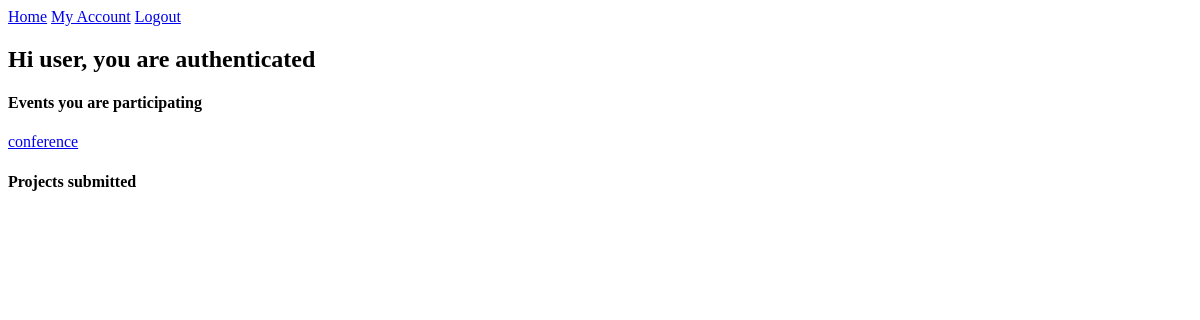
Page /user/my-account/ (signed in) on the earlier database version.
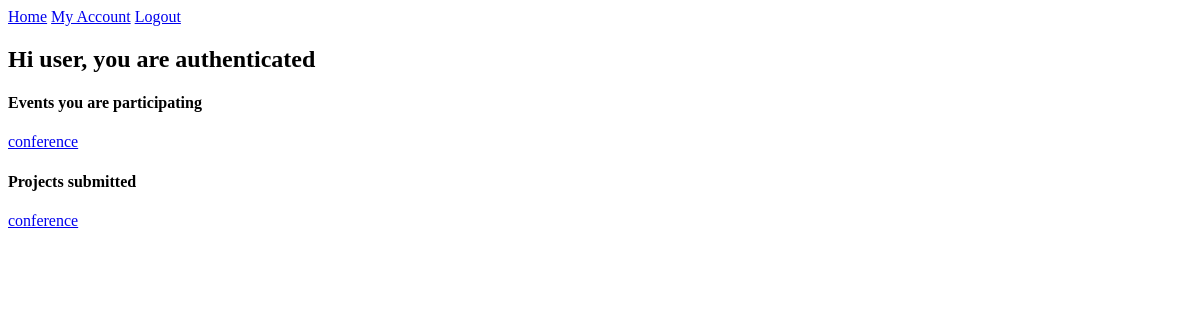
Same page on the later database version.
### users/models.py (models this page shows)
class User(AbstractUser):
    username = models.CharField(max_length=100, null=True, blank=True)
    name = models.CharField(max_length=100)
    email = models.EmailField(unique=True)
    bio = models.TextField(null= True, blank=True)
    hackthon_participant = models.BooleanField(default=True, null=False)
    USERNAME_FIELD = 'email' #makes username exempted
    REQUIRED_FIELDS = ['username']    #a must use when you use USERNAME_FIELD
    def __str__(self):
        return self.name

### core/models.py (models this page shows, shortened)
class Event(models.Model):
    name = models.CharField(max_length=200)
    description = models.TextField( null=True, blank=True)
    participants = models.ManyToManyField(User, blank=True, related_name='events')
    date = models.DateTimeField()
    updated = models.DateTimeField(auto_now=True)
    created = models.DateTimeField(auto_now_add=True)

class Submission(models.Model):
    participant = models.ForeignKey(User, on_delete = models.SET_NULL, null=True, related_name="submissions")
    event = models.ForeignKey(Event, on_delete=models.SET_NULL, null=True)
    details = models.TextField(null=True, blank=True)

### users/views.py (the view, shortened to what this page needs)
# urls.py: path('my-account/', Account.as_view(), name="account"),
class Account(View):
    def get(self, request):
        context = {}
        return render(request, 'users/account.html', context)

### templates/users/account.html (shortened to what this page needs)
{% extends 'base.html' %}
{% block content %}
<h2>Hi {{user}}, you are authenticated</h2>
<div>
    <h4>Events you are participating</h4>
    {% for e in user.events.all %}
    <a href="{% url 'event' e.id %}">{{e.name}}</a><br>
    {% endfor %}
</div>
<div>
    <h4>Projects submitted</h4>
    {% for sub in user.submissions.all %}
    <a href="{% url 'update-submission' sub.id %}">{{sub.event.name}}</a><br>
    {% endfor %}
</div>
{% endblock content %}

### templates/base.html (shortened to what this page needs)
<!DOCTYPE html>
<html lang="en">
<head>
</head>
<body>
    {% include 'partials/navbar.html' %}
    {% block content %}
    {% endblock content %}
</body>
</html>

### templates/partials/navbar.html
<nav>
    <a href="/">Home</a>
    {% if request.user.is_authenticated %}
    <a href="{% url 'account' %}">My Account</a>
    <a href="{% url 'logout' %}">Logout</a>
    {% else %}
    <a href="{% url 'login' %}">Login</a>
    {% endif %}
</nav>

Differences in the rows shown:
added Submission: event.name "conference"
